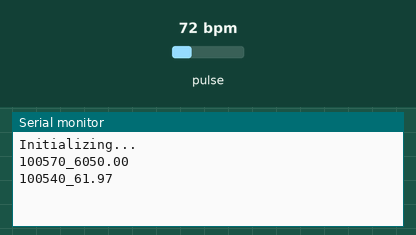
This sketch was run on a simulated Arduino Uno, built with avr-gcc and run on an emulated ATmega328P. On the bench: the last lines printed to the serial monitor. The test bench sets the inputs (shaded band); at power-on: pulse 72 bpm.

Above: at 5.8 s.
5.9 s: pulse set to 42 bpm
At 11.2 s:
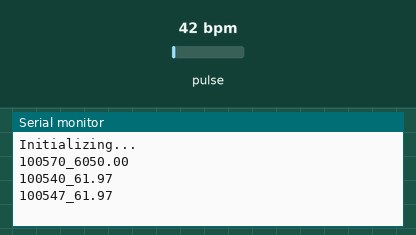
11.9 s: pulse set to 70 bpm
At 15.4 s:
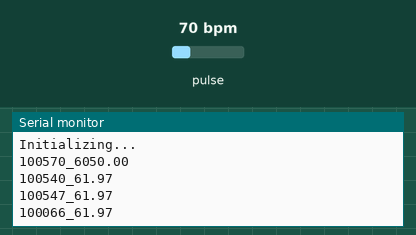
Timing chart, 0 to 16.9 s (numbered marks = the images above; inputs shaded):
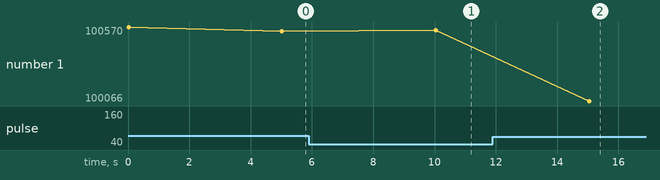

The sketch:

HeatRate_sensor.ino
```cpp
#include <Wire.h>
#include "MAX30105.h"
#include "heartRate.h"
MAX30105 particleSensor;
const byte RATE_SIZE = 4; //Increase this for more averaging. 4 is good.
byte rates[RATE_SIZE]; //Array of heart rates
byte rateSpot = 0;
long lastBeat = 0; //Time at which the last beat occurred

float beatsPerMinute;
int beatAvg;

void setup()
{
  Serial.begin(9600);
  Serial.println("Initializing...");

  // Initialize sensor
  if (!particleSensor.begin(Wire, I2C_SPEED_FAST)) //Use default I2C port, 400kHz speed
  {
   // Serial.println("MAX30105 was not found. Please check wiring/power. ");
    while (1);
  }
   //Serial.println("Place your index finger on the sensor with steady pressure.");

  particleSensor.setup(); //Configure sensor with default settings
  particleSensor.setPulseAmplitudeRed(0x0A); //Turn Red LED to low to indicate sensor is running
  particleSensor.setPulseAmplitudeGreen(0); //Turn off Green LED
}

void loop()
{
  long irValue = particleSensor.getIR();
  if (irValue>10000)
  {
    //We sensed a beat!
    long delta = millis() - lastBeat;
    lastBeat = millis();
    beatsPerMinute = 60 / (delta / 1000.0);
    if (beatsPerMinute < 255 && beatsPerMinute > 20)
    {
      rates[rateSpot++] = (byte)beatsPerMinute; //Store this reading in the array
      rateSpot %= RATE_SIZE; //Wrap variable

      //Take average of readings
      beatAvg = 0;
      for (byte x = 0 ; x < RATE_SIZE ; x++)
        beatAvg += rates[x];
      beatAvg /= RATE_SIZE;
    }
  }

if (irValue < 50000)
    Serial.print(" No finger?");
else{
    // Serial.print("IR=");
      Serial.print(irValue);
    // Serial.print(", BPM=");
      Serial.print("_");
      Serial.print(beatsPerMinute+50);
   // Serial.print(", Avg BPM=");
    // Serial.print(beatAvg);
  }


  Serial.println();
  delay(5000);
}
```

Measured:
- after the input at 5.9 s, the serial monitor: prints a new line after 4.1 s (image 1)
- after the input at 11.9 s, the serial monitor: prints a new line after 3.1 s (image 2)
- plotted number 1: 100540 → 100547 after the input at 5.9 s, 100547 → 100122 after the input at 11.9 s
